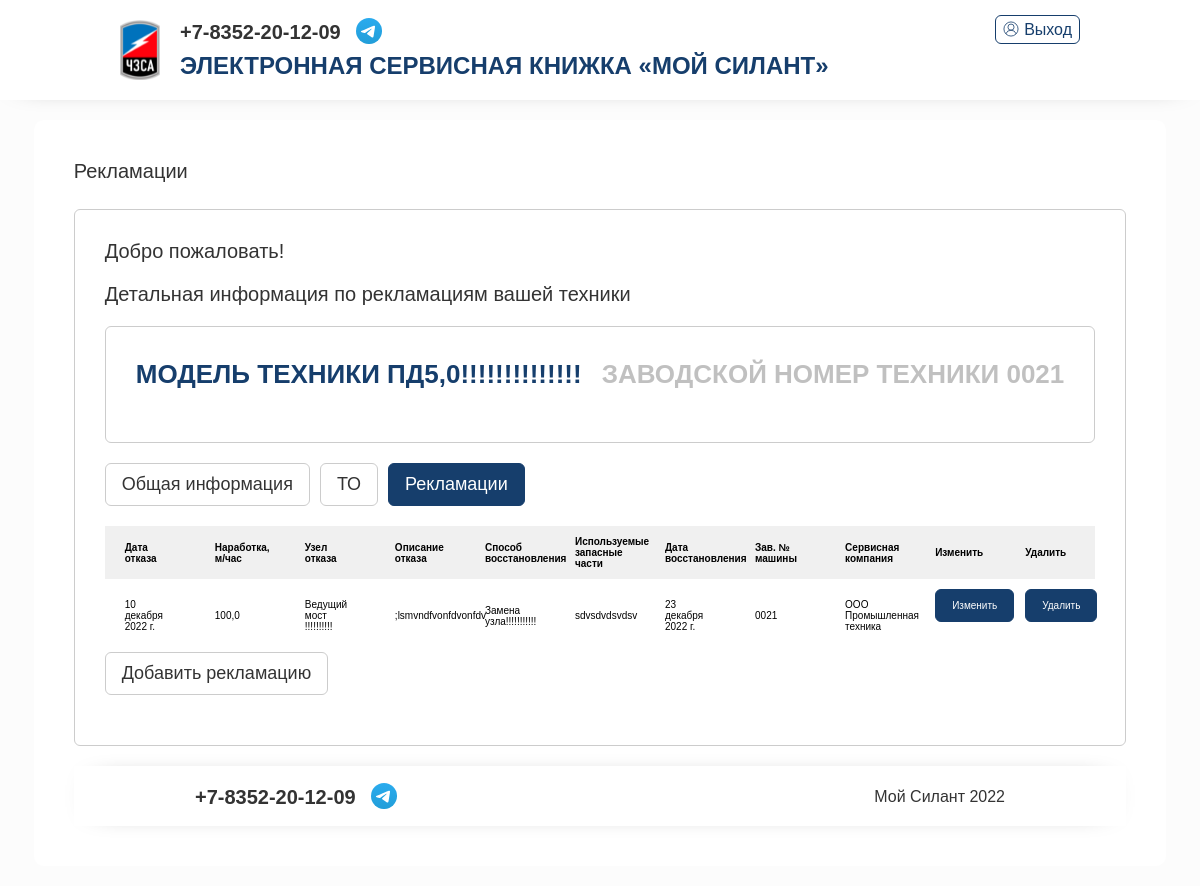
/complaint/4/ (signed in), run on the app's committed database.
### service/models.py (models this page shows, shortened)
class Machine(models.Model):
    number_machine = models.TextField(unique=True, verbose_name='Зав. № машины')
    technique_model = models.ForeignKey(TechniqueModel, verbose_name='Модель техники', on_delete=models.CASCADE)
    engine_model = models.ForeignKey(EngineModel, verbose_name='Модель двигателя', on_delete=models.CASCADE)
    engine_number = models.TextField(verbose_name='Зав. № двигателя')
    transmission_model = models.ForeignKey(TransmissionModel, verbose_name='Модель трансмиссии', on_delete=models.CASCADE)
    transmission_number = models.TextField(verbose_name='Зав. № трансмиссии')
    drive_axle_model = models.ForeignKey(DriveAxleModel, verbose_name='Модель ведущего моста', on_delete=models.CASCADE)
    drive_axle_number = models.TextField(verbose_name='Зав. № ведущего моста')
    steering_bridge_model = models.ForeignKey(SteeringBridgeModel, verbose_name='Модель управляемого моста', on_delete=models.CASCADE)
    steering_bridge_number = models.TextField(verbose_name='Зав. № управляемого моста')
    supply_contract = models.TextField(verbose_name='Договор поставки №, дата')
    shipping_date = models.DateField(verbose_name='Дата отгрузки с завода') #TODO календарь
    consignee = models.TextField(verbose_name='Грузополучатель (конечный потребитель)')
    delivery_address = models.TextField(verbose_name='Адрес поставки (эксплуатации)')
    equipment = models.TextField(verbose_name='Комплектация (доп. опции)')
    client = models.TextField(verbose_name='Клиент') #TODO справочник пользователей с соответствующими правами
    service_company = models.ForeignKey(ServiceCompany, verbose_name='Сервисная компания', on_delete=models.CASCADE)
    def __str__(self):
        return self.number_machine
    class Meta:
        verbose_name = 'Машина'

class TechniqueModel(models.Model):
    name = models.TextField(verbose_name='Название')
    description = models.TextField(verbose_name='Описание')
    def __str__(self):
        return self.name
    class Meta:
        verbose_name = 'Модель техники'

class Complaint(models.Model):
    date_rejection = models.DateField(verbose_name='Дата отказа') #TODO календарь
    operating_time = models.FloatField(verbose_name='Наработка, м/час')
    failure_node = models.ForeignKey(FailureNode, verbose_name='Узел отказа', on_delete=models.CASCADE)
    failure_description = models.TextField(verbose_name='Описание отказа')
    recovery_method = models.ForeignKey(RecoveryMethod, verbose_name='Способ восстановления', on_delete=models.CASCADE)
    spare_parts = models.TextField(verbose_name='Используемые запасные части', null=True, blank=True)
    recovery_date = models.DateField(verbose_name='Дата восстановления') #TODO календарь
    machine_complaint = models.ForeignKey(Machine, verbose_name='Зав. № машины', on_delete=models.CASCADE)
    service_company_complaint = models.ForeignKey(ServiceCompany, verbose_name='Сервисная компания', on_delete=models.CASCADE)
    class Meta:
        verbose_name = 'Рекламации'

class FailureNode(models.Model):
    name = models.TextField(verbose_name='Название')
    description = models.TextField(verbose_name='Описание')
    def __str__(self):
        return self.name
    class Meta:
        verbose_name = 'Характер отказа'

class RecoveryMethod(models.Model):
    name = models.TextField(verbose_name='Название')
    description = models.TextField(verbose_name='Описание')
    def __str__(self):
        return self.name
    class Meta:
        verbose_name = 'Способ восстановления'

class ServiceCompany(models.Model):
    name = models.TextField(verbose_name='Название')
    description = models.TextField(verbose_name='Описание')
    def __str__(self):
        return self.name
    class Meta:
        verbose_name = 'Сервисная компания'

### service/views.py (the view)
# urls.py: path('complaint/<int:complaint_id>/', complaint_detail, name='complaint_detail'),
def complaint_detail(request, complaint_id):
    is_aut = request.user.groups.exists()
    if is_aut:
        complaint_d = Complaint.objects.get(pk=complaint_id)
        machine = Machine.objects.get(number_machine=complaint_d.machine_complaint)
        context = {'complaint_d': complaint_d, 'machine': machine, 'is_aut': is_aut}
    else:
        complaint_d = 'Авторизуйтесь'
        context = {'complaint_d': complaint_d}
    return render(request, 'complaint_detail.html', context)

### templates/complaint_detail.html (shortened to what this page needs)
<!DOCTYPE html>
{% extends 'base.html' %}
    {% load static %}
    {% block content %}
    <div id="content">
      <div class="centrator">
        <section>
  <div class="line">
    <span class="title">
      Рекламации
    </span>
  </div>
  <div class="line">
    <div class="column">
      <div class="search_result">
        {% if is_aut %}
        <div class="result_info">
          <span>Добро пожаловать! {{request.user.first_name}}</span>
        </div>
        <div class="result_info">
          <span>Детальная информация по рекламациям вашей техники</span>
        </div>
        <div class="search_result">
        <div class="result_info">
          <div class="machine">
            <span>
              Модель техники {{machine.technique_model}}
            </span>
            <span>
              Заводской номер техники {{machine.number_machine}}
            </span>
          </div>
        </div>
      </div>
         <div class="result_collection">
          <div class="tabs">
            <a href="{% url 'machine_detail' machine.pk %}">
            <div class="tab">
              <span>
                Общая информация
              </span>
            </div>
            </a>
            <a href="{% url 'to_detail' machine.pk %}">
              <div class="tab">
              <span>
                ТО
              </span>
            </div>
            </a>
            <a href="{% url 'complaint_detail' machine.pk %}">
            <div class="tab active">
              <span>
                Рекламации
              </span>
            </div>
            </a>
          </div>
         </div>
        <div class="result_collection">
          <table>
            <tbody><tr>
              <th class="nam left">Дата отказа</th>
              <th class="nam left">Наработка, м/час</th>
              <th class="nam left">Узел отказа</th>
              <th class="nam left">Описание отказа</th>
              <th class="nam left">Способ восстановления</th>
              <th class="nam left">Используемые запасные части</th>
              <th class="nam left">Дата восстановления</th>
              <th class="nam left">Зав. № машины</th>
              <th class="nam left">Сервисная компания</th>
              <th class="nam left">Изменить</th>
              <th class="nam left">Удалить</th>
            <tr>
              <td class="nam left">{{complaint_d.date_rejection}}</td>
              <td class="nam left">{{complaint_d.operating_time}}</td>
              <td class="nam left">{{complaint_d.failure_node}}</td>
              <td class="nam left">{{complaint_d.failure_description}}</td>
              <td class="nam left">{{complaint_d.recovery_method}}</td>
              <td class="nam left">{{complaint_d.spare_parts}}</td>
              <td class="nam left">{{complaint_d.recovery_date}}</td>
              <td class="nam left">{{complaint_d.machine_complaint}}</td>
              <td class="nam left">{{complaint_d.service_company_complaint}}</td>
              <td class="nam left">
                <div class="tabs">
                  <a href="{% url 'complaint_update' complaint_d.pk %}">
                    <div class="tab active">
                      <span>
                        <div class="smalltext">Изменить</div>
                      </span>
                    </div>
                  </a>
                </div>
              </td>
              <td class="nam left">
                <div class="tabs">
                  <a href="{% url 'complaint_delete' complaint_d.pk %}">
                    <div class="tab active">
                      <span>
                        <div class="smalltext">Удалить</div>
                      </span>
                    </div>
                  </a>
                </div>
              </td>
            </tr>
            </tr>
          </tbody></table>
           <div class="tabs">
                  <a href="{% url 'complaint_create' %}">
                    <div class="tab">
                      <span>
                        Добавить рекламацию
                      </span>
                    </div>
                  </a>
                </div>
          {% else %}
          <div class="search_result empty_result">
            <span>
              Авторизуйтесь
            </span>
          </div>
          {% endif %}
        </div>
      </div>
        {% endblock content %}

### static/olegu/Oleg_files/application.debug-2cb96df4866c9f40e0644ec44ed070e52bf590b47e8bc907418e140311fdd9d4.css (style rules this page uses)
:root { --cold-color: #163e6c; --hot-color: #d20a11; --blanc-color: #ebe6d6; --basic-text-color: #333; --basic-border-color: #ccc; }
.smalltext { font-size: 10px; }
* { padding: 0; margin: 0; }
p, span, li { color: var(--basic-text-color); }
a:link, a:any-link { color: var(--cold-color); text-decoration: none; }
div, input, header, footer, section { box-sizing: border-box; position: relative; }
body { min-height: 100vh; display: flex; flex-direction: column; background: #fcfcfc; font-family: Astra Sans, Helvetica, Arial, sans-serif; }
.line { display: flex; flex-direction: row; width: 100%; }
.column { flex-direction: column; width: 100%; }
.centrator { display: flex; flex-direction: row; min-width: 80%; }
#content { align-self: stretch; display: flex; flex: 1; justify-content: center; }
#content section { background: #fff; width: 100%; margin: 20px 0; padding: 40px; border-radius: 10px; height: min-content; }
#content section .search_result { border: 1px solid var(--basic-border-color); padding: 30px; margin: 20px 0; border-radius: 6px; }
#content section .search_result .result_info span { font-size: 20px; display: block; margin: 0 0 20px; }
#content section .search_result .result_info .machine { display: flex; flex-direction: row; }
#content section .search_result .result_info .machine span { line-height: 35px; font-size: 26px; text-transform: uppercase; color: var(--cold-color); font-weight: bold; display: inline; }
#content section .search_result .result_info .machine span + span { font-size: 26px; margin: 0 0 0 20px; color: var(--basic-text-color); opacity: .3; }
#content section .search_result .result_collection .tabs { display: flex; margin-bottom: 20px; }
#content section .search_result .result_collection .tabs .tab { padding: 10px 16px; border-radius: 6px; margin-right: 10px; border: 1px solid var(--basic-border-color); cursor: pointer; }
#content section .search_result .result_collection .tabs .tab span { font-size: 18px; }
#content section .search_result .result_collection .tabs .tab.active, #content section .search_result .result_collection .tabs .tab:hover { border-color: var(--cold-color); background: var(--cold-color); }
#content section .search_result .result_collection .tabs .tab.active span, #content section .search_result .result_collection .tabs .tab:hover span { color: #fff; }
#content section .search_result .result_collection table { border-spacing: 0; max-width: 100%; min-width: 100%; }
#content section .search_result .result_collection table tr th { background: #f0f0f0; font-weight: bold; font-size: 10px; }
#content section .search_result .result_collection table tr td { border-spacing: 0; }
#content section .search_result .result_collection table tr td, #content section .search_result .result_collection table tr th { padding: 10px 20px; }
#content section .search_result .result_collection table tr td.left, #content section .search_result .result_collection table tr th.left { text-align: left; }
#content section .search_result .result_collection table tr td.nam, #content section .search_result .result_collection table tr th.nam { min-width: 10px; max-width: 50px; font-size: 10px; }
@media (min-width: 641px) and (max-width: 1366px) { #content section .search_result .result_collection a:link, #content section .search_result .result_collection a:any-link { color: green !important; } }
#content section .title { font-size: 20px; cursor: default; margin-bottom: 6px; }

### data on the page
Machine: technique_model "ПД5,0!!!!!!!!!!!!!!", number_machine "0021"
Complaint: date_rejection "10 декабря 2022 г.", operating_time "100,0", failure_node "Ведущий мост !!!!!!!!!!", failure_description ";lsmvndfvonfdvonfdv", recovery_method "Замена узла!!!!!!!!!!!", spare_parts "sdvsdvdsvdsv", recovery_date "23 декабря 2022 г.", machine_complaint "0021", service_company_complaint "ООО Промышленная техника"
